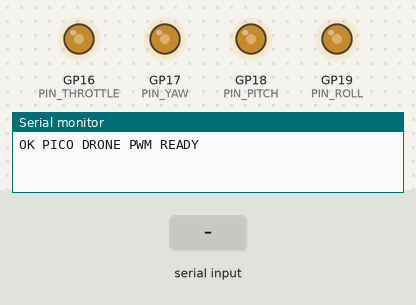
This program was run on a simulated Raspberry Pi Pico. On the bench: output pins drawn as LEDs (lit = HIGH), the last lines printed to the serial monitor. The test bench sets the inputs (shaded band).

Above: at 1.2 s.
1.3 s: "throttle:1\n" received over Serial
At 2.1 s:
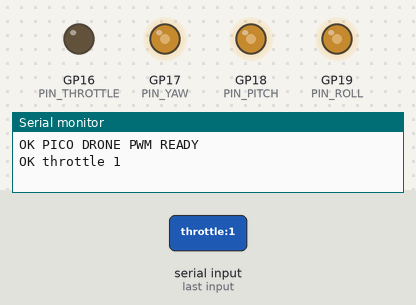
4.3 s: "center\n" received over Serial
At 5.5 s:
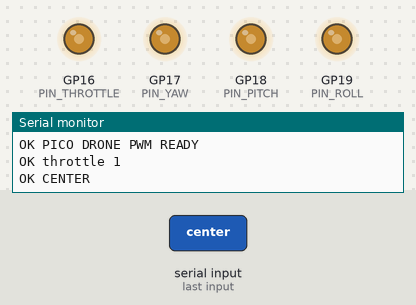
5.8 s: "throttle:150\n" received over Serial
At 6.7 s:
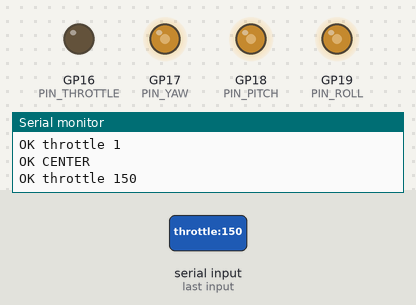
7.3 s: "neutral\n" received over Serial
At 7.9 s:
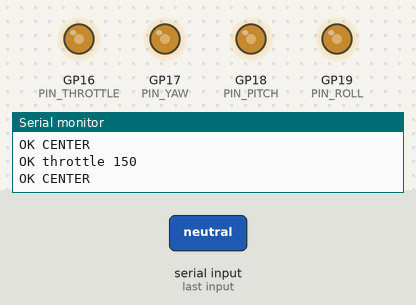
Timing chart, 0 to 9.8 s (numbered marks = the images above; inputs shaded):
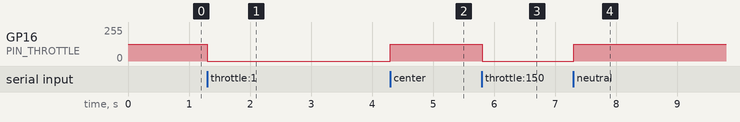

The program:

main.cpp
```cpp
#include <Arduino.h>

const uint8_t PIN_THROTTLE = 16;
const uint8_t PIN_YAW = 17;
const uint8_t PIN_PITCH = 18;
const uint8_t PIN_ROLL = 19;

const uint32_t PWM_FREQ_HZ = 20000;
const uint8_t PWM_RESOLUTION_BITS = 16;
const uint32_t PWM_MIN = 0;
const uint32_t PWM_MAX = 65535;
const uint32_t NEUTRAL = 32768;
const size_t MAX_LINE_LENGTH = 64;

String inputLine;
uint32_t throttleValue = NEUTRAL;
uint32_t yawValue = NEUTRAL;
uint32_t pitchValue = NEUTRAL;
uint32_t rollValue = NEUTRAL;

uint32_t clampDuty(long value) {
  if (value < static_cast<long>(PWM_MIN)) {
    return PWM_MIN;
  }
  if (value > static_cast<long>(PWM_MAX)) {
    return PWM_MAX;
  }
  return static_cast<uint32_t>(value);
}

void writeAxis(uint8_t pin, uint32_t value, const char *axisName, uint32_t &storedValue) {
  storedValue = value;
  analogWrite(pin, value);
  Serial.print("OK ");
  Serial.print(axisName);
  Serial.print(" ");
  Serial.println(value);
}

void centerAll() {
  throttleValue = NEUTRAL;
  yawValue = NEUTRAL;
  pitchValue = NEUTRAL;
  rollValue = NEUTRAL;
  analogWrite(PIN_THROTTLE, throttleValue);
  analogWrite(PIN_YAW, yawValue);
  analogWrite(PIN_PITCH, pitchValue);
  analogWrite(PIN_ROLL, rollValue);
}

void printStatus() {
  Serial.print("OK STATUS throttle=");
  Serial.print(throttleValue);
  Serial.print("@GP16 yaw=");
  Serial.print(yawValue);
  Serial.print("@GP17 pitch=");
  Serial.print(pitchValue);
  Serial.print("@GP18 roll=");
  Serial.print(rollValue);
  Serial.println("@GP19");
}

bool parseAssignment(const String &line, String &axis, uint32_t &value) {
  int delimiter = line.indexOf(':');
  if (delimiter < 0) {
    delimiter = line.indexOf('=');
  }
  if (delimiter <= 0 || delimiter == static_cast<int>(line.length()) - 1) {
    return false;
  }

  axis = line.substring(0, delimiter);
  String valueText = line.substring(delimiter + 1);
  axis.trim();
  valueText.trim();
  axis.toLowerCase();

  if (axis.length() == 0 || valueText.length() == 0) {
    return false;
  }

  value = clampDuty(valueText.toInt());
  return true;
}

void handleLine(String line) {
  line.trim();
  if (line.length() == 0) {
    return;
  }

  String command = line;
  command.toLowerCase();
  if (command == "center" || command == "neutral") {
    centerAll();
    Serial.println("OK CENTER");
    return;
  }
  if (command == "status") {
    printStatus();
    return;
  }

  String axis;
  uint32_t value = NEUTRAL;
  if (!parseAssignment(line, axis, value)) {
    Serial.println("ERR FORMAT");
    return;
  }

  if (axis == "throttle" || axis == "t" || axis == "thr") {
    writeAxis(PIN_THROTTLE, value, "throttle", throttleValue);
  } else if (axis == "yaw" || axis == "y") {
    writeAxis(PIN_YAW, value, "yaw", yawValue);
  } else if (axis == "pitch" || axis == "p") {
    writeAxis(PIN_PITCH, value, "pitch", pitchValue);
  } else if (axis == "roll" || axis == "r") {
    writeAxis(PIN_ROLL, value, "roll", rollValue);
  } else {
    Serial.println("ERR AXIS");
  }
}

void setup() {
  Serial.begin(115200);

  analogWriteFreq(PWM_FREQ_HZ);
  analogWriteResolution(PWM_RESOLUTION_BITS);

  pinMode(PIN_THROTTLE, OUTPUT);
  pinMode(PIN_YAW, OUTPUT);
  pinMode(PIN_PITCH, OUTPUT);
  pinMode(PIN_ROLL, OUTPUT);
  centerAll();

  Serial.println("OK PICO DRONE PWM READY");
}

void loop() {
  while (Serial.available() > 0) {
    char c = static_cast<char>(Serial.read());
    if (c == '\n' || c == '\r') {
      if (inputLine.length() > 0) {
        handleLine(inputLine);
        inputLine = "";
      }
    } else if (inputLine.length() < MAX_LINE_LENGTH) {
      inputLine += c;
    } else {
      inputLine = "";
      Serial.println("ERR LINE_TOO_LONG");
    }
  }
}
```

Measured:
- after the input at 1.3 s, GP16 (PIN_THROTTLE): 127/255 → 0/255 at once
- after the input at 4.3 s, GP16 (PIN_THROTTLE): 0/255 → 127/255 at once
- after the input at 5.8 s, GP16 (PIN_THROTTLE): 127/255 → 0/255 at once
- after the input at 7.3 s, GP16 (PIN_THROTTLE): 0/255 → 127/255 at once
